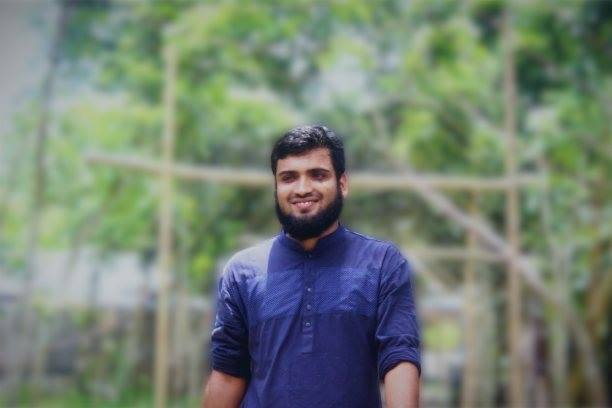
#> input picture objectDetection/photos/shakil/s1.jpg, 612 x 408 px, given in place of the camera
$ python cascade.py
#> lines starting #> are read from the running program, lines starting #| are printed output that depends on the picture; after the words box and inside, x2 and y2 are one past the last pixel; in counts of white or black regions, pixels touching at a corner belong together
#> further down, frame is the input picture: shape (408, 612, 3); mean B, G, R 115.6, 129.6, 116.8
from __future__ import print_function
import cv2 as cv
import argparse
def detectAndDisplay(frame):
    frame_gray = cv.cvtColor(frame, cv.COLOR_BGR2GRAY)
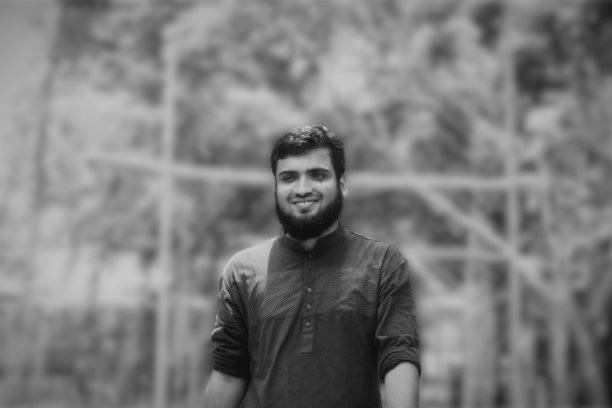
#> frame_gray: shape (408, 612); min 4, max 210, mean 124.2
    frame_gray = cv.equalizeHist(frame_gray)
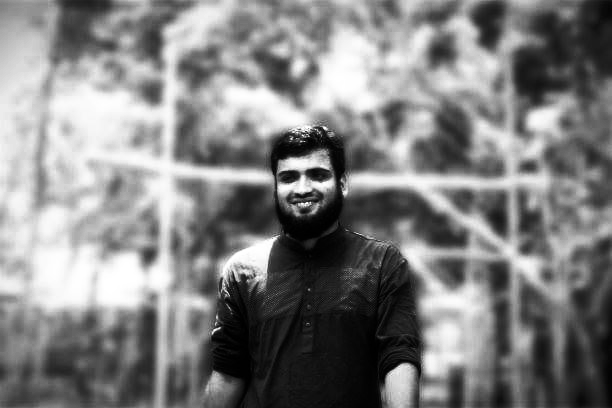
#> frame_gray: shape (408, 612); min 0, max 255, mean 128.4
    #-- Detect faces
    faces = face_cascade.detectMultiScale(frame_gray)
#> faces = [[548, 101, 60, 60], [267, 148, 73, 73], [428, 290, 77, 77]]
    for (x,y,w,h) in faces:
        center = (x + w//2, y + h//2)
        frame = cv.ellipse(frame, center, (w//2, h//2), 0, 0, 360, (255, 0, 255), 4)
        faceROI = frame_gray[y:y+h,x:x+w]
#> this loop made 3 passes
#> (x, y, w, h, center) on passes 1 to 3: (548, 101, 60, 60, (578, 131)), (267, 148, 73, 73, (303, 184)), (428, 290, 77, 77, (466, 328))
#> pass 1, in detectAndDisplay, `frame = cv.ellipse(frame, center, (w//2, h//2), 0, 0, 360, (255, 0, 25..`:
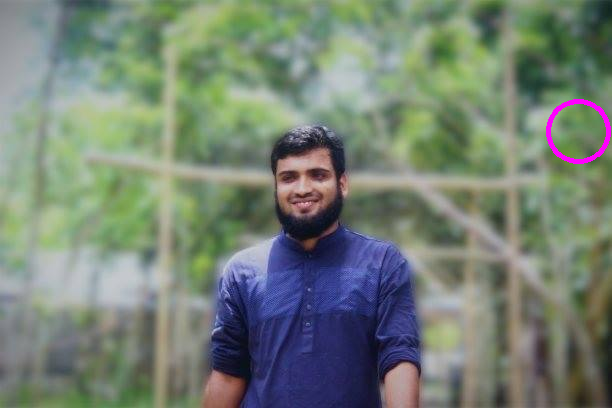
#> frame: shape (408, 612, 3); 0.38% of pixels changed, all inside (x1, y1, x2, y2) = (546, 99, 611, 164)
#> pass 1, in detectAndDisplay, `faceROI = frame_gray[y:y+h,x:x+w]`:
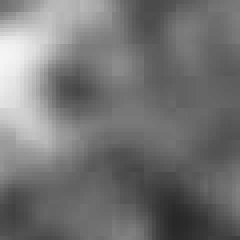
#> faceROI: shape (60, 60) (shown 4 times larger); min 39, max 245, mean 115.7
#> pass 2, in detectAndDisplay, `frame = cv.ellipse(frame, center, (w//2, h//2), 0, 0, 360, (255, 0, 25..`:
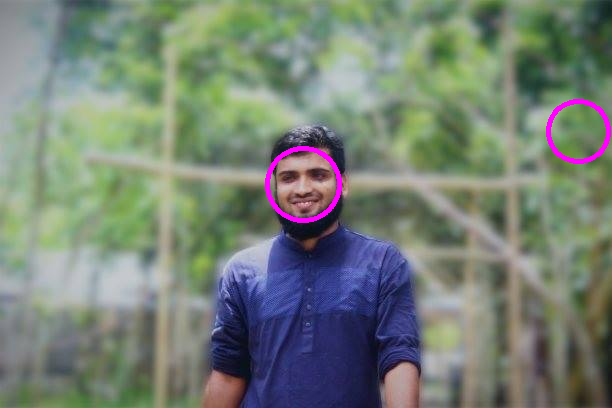
#> frame: shape (408, 612, 3); 0.45% of pixels changed, all inside (x1, y1, x2, y2) = (265, 146, 342, 223)
#> pass 2, in detectAndDisplay, `faceROI = frame_gray[y:y+h,x:x+w]`:
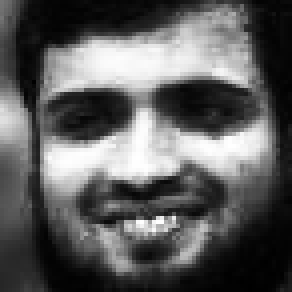
#> faceROI: shape (73, 73) (shown 4 times larger); min 0, max 255, mean 93
#> after the loop:
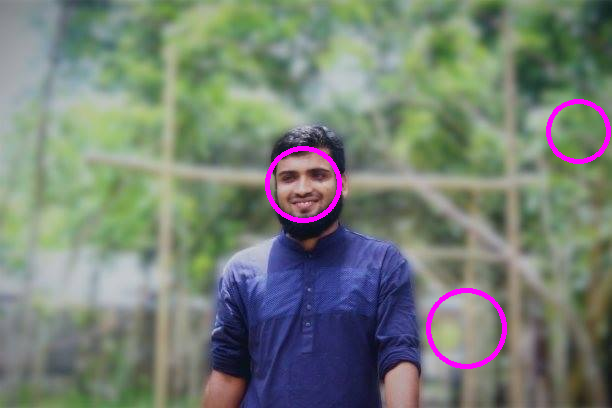
#> frame: shape (408, 612, 3); 0.48% of pixels changed, all inside (x1, y1, x2, y2) = (426, 288, 507, 369)
        # [6 lines of commented-out code are left out]
    cv.imshow('Capture - Face detection', frame)
parser = argparse.ArgumentParser(description='Code for Cascade Classifier tutorial.')
parser.add_argument('--face_cascade', help='Path to face cascade.', default='haar_face.xml')
# parser.add_argument('--eyes_cascade', help='Path to eyes cascade.', default='data/haarcascades/haarcascade_eye_tree_eyeglasses.xml')
parser.add_argument('--camera', help='Camera divide number.', type=int, default=0)
args = parser.parse_args()
face_cascade_name = args.face_cascade
# eyes_cascade_name = args.eyes_cascade
face_cascade = cv.CascadeClassifier()
# eyes_cascade = cv.CascadeClassifier()
#-- 1. Load the cascades
if not face_cascade.load(cv.samples.findFile(face_cascade_name)):
    print('--(!)Error loading face cascade')
    exit(0)
# if not eyes_cascade.load(cv.samples.findFile(eyes_cascade_name)):
    # print('--(!)Error loading eyes cascade')
    # exit(0)
camera_device = args.camera
#-- 2. Read the video stream
cap = cv.VideoCapture(0)
if not cap.isOpened:
    print('--(!)Error opening video capture')
    exit(0)
while True:
    ret, frame = cap.read()
    if frame is None:
        print('--(!) No captured frame -- Break!')
        break
    detectAndDisplay(frame)
    if cv.waitKey(10) == 27:
#> (key Esc is pressed here)
        break

$ run again, on objectDetection/photos/shakil/s3.jpg
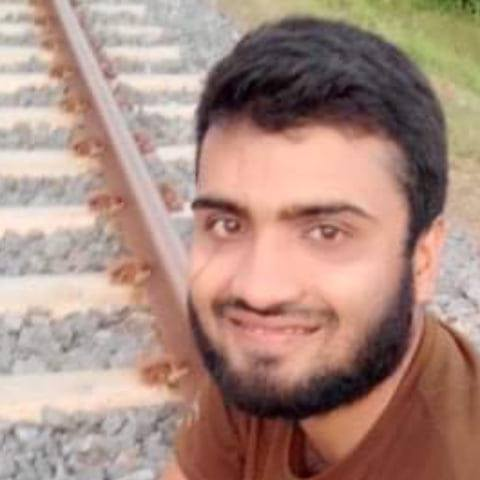
#> input picture objectDetection/photos/shakil/s3.jpg, 480 x 480 px, given in place of the camera
#> frame is the input picture: shape (480, 480, 3); mean B, G, R 129.3, 140.7, 171.2
#> in detectAndDisplay, `frame_gray = cv.equalizeHist(frame_gray)`:
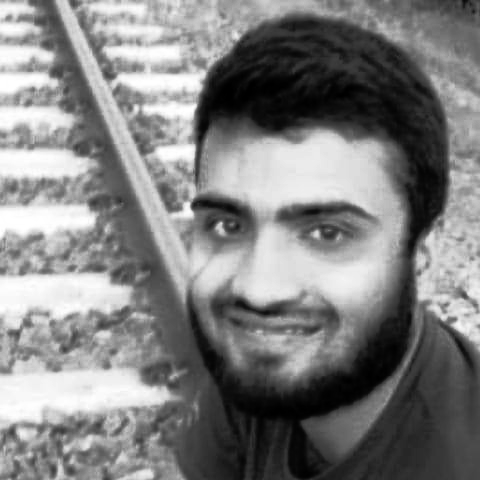
#> frame_gray: shape (480, 480); min 0, max 255, mean 128.2
#> faces = [[137, 121, 277, 277]]
#> the loop in detectAndDisplay, `for (x,y,w,h) in faces:` made 1 pass
#> (x, y, w, h, center) on pass 1: (137, 121, 277, 277, (275, 259))
#> pass 1, in detectAndDisplay, `faceROI = frame_gray[y:y+h,x:x+w]`:
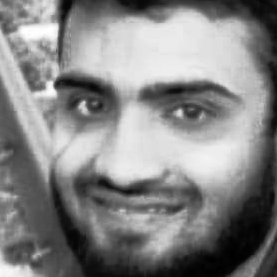
#> faceROI: shape (277, 277); min 0, max 255, mean 132.9
